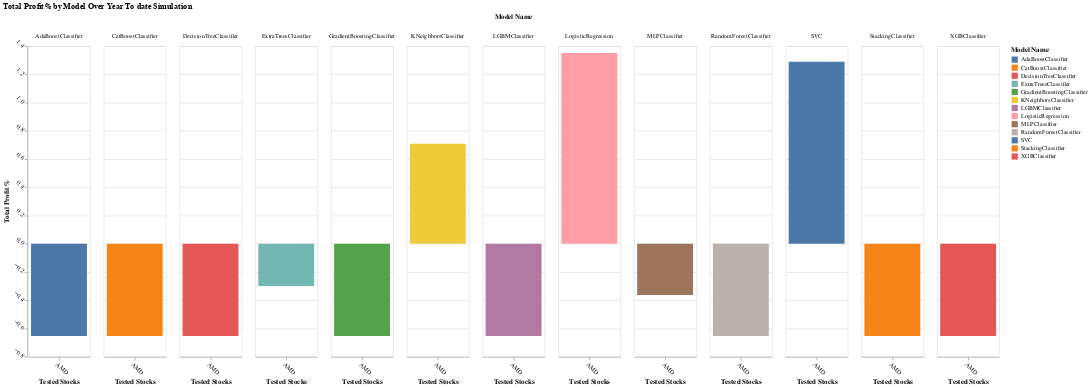

Here is the notebook cell this chart was saved with:
### Code cell
AMD_chart, AMD_portfolio = train_and_evaluate_models('AMD',portfolio=pd.DataFrame())

### Figure 1 — Vega-Lite specification as saved in the notebook (floating-point values rounded to 4 significant figures)
{"config": {"view": {"continuousWidth": 300, "continuousHeight": 300}, "axis": {"labelAngle": 45}}, "data": {"name": "data-51abd02cc7d27951524e7bfe227cc9ac"}, "mark": {"type": "bar"}, "center": true, "encoding": {"color": {"field": "Model Name", "type": "nominal"}, "column": {"field": "Model Name", "type": "ordinal"}, "x": {"field": "Stock Name", "title": "Tested Stocks", "type": "ordinal"}, "y": {"field": "Total Profit %", "title": "Total Profit %", "type": "quantitative"}}, "height": 500, "title": "Total Profit % by Model Over Year To date Simulation", "width": 100, "$schema": "https://vega.github.io/schema/vega-lite/v5.20.1.json", "datasets": {"data-51abd02cc7d27951524e7bfe227cc9ac": [{"Stock Name": "AMD", "Portfolio Value": 10140.0, "Shares Held": 1, "Model Name": "LogisticRegression", "Total Profit %": 1.351}, {"Stock Name": "AMD", "Portfolio Value": 9935.0, "Shares Held": 1, "Model Name": "DecisionTreeClassifier", "Total Profit %": -0.6547}, {"Stock Name": "AMD", "Portfolio Value": 9935.0, "Shares Held": 1, "Model Name": "RandomForestClassifier", "Total Profit %": -0.6547}, {"Stock Name": "AMD", "Portfolio Value": 9935.0, "Shares Held": 1, "Model Name": "GradientBoostingClassifier", "Total Profit %": -0.6547}, {"Stock Name": "AMD", "Portfolio Value": 10130.0, "Shares Held": 10, "Model Name": "SVC", "Total Profit %": 1.288}, {"Stock Name": "AMD", "Portfolio Value": 10070.0, "Shares Held": 26, "Model Name": "KNeighborsClassifier", "Total Profit %": 0.7088}, {"Stock Name": "AMD", "Portfolio Value": 9964.0, "Shares Held": 0, "Model Name": "MLPClassifier", "Total Profit %": -0.364}, {"Stock Name": "AMD", "Portfolio Value": 9935.0, "Shares Held": 1, "Model Name": "XGBClassifier", "Total Profit %": -0.6547}, {"Stock Name": "AMD", "Portfolio Value": 9935.0, "Shares Held": 1, "Model Name": "CatBoostClassifier", "Total Profit %": -0.6547}, {"Stock Name": "AMD", "Portfolio Value": 9935.0, "Shares Held": 1, "Model Name": "LGBMClassifier", "Total Profit %": -0.6547}, {"Stock Name": "AMD", "Portfolio Value": 9970.0, "Shares Held": 0, "Model Name": "ExtraTreesClassifier", "Total Profit %": -0.2996}, {"Stock Name": "AMD", "Portfolio Value": 9935.0, "Shares Held": 1, "Model Name": "AdaBoostClassifier", "Total Profit %": -0.6547}, {"Stock Name": "AMD", "Portfolio Value": 9935.0, "Shares Held": 1, "Model Name": "StackingClassifier", "Total Profit %": -0.6547}]}}
